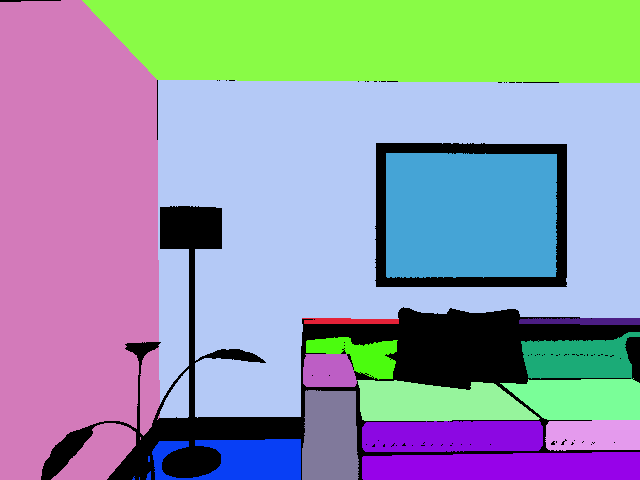
#> input picture annot.png, 640 x 480 px
$ python equations.py
#> lines starting #> are read from the running program, lines starting #| are printed output that depends on the picture
import numpy as np
import math
import cv2
import open3d as o3d


def convert_from_plane_to_3d(u, v, depth, cx, cy, focal_x, focal_y):
    x_over_z = (cx - u) / focal_x
    y_over_z = (cy - v) / focal_y

    z_matrix = depth / 5000

    x_matrix = x_over_z * z_matrix
    y_matrix = y_over_z * z_matrix
    return x_matrix, y_matrix, z_matrix


def get_normal(points):
    c = np.mean(points, axis=0)
    A = np.array(points) - c
    eigvals, eigvects = np.linalg.eig(A.T@A)
    min_index = np.argmin(eigvals)
    n = eigvects[:, min_index]
    answ = np.asarray([n[0], n[1], n[2], -np.dot(n, c)])
    return answ


def main():
    color_matrix = cv2.imread('annot.png', cv2.IMREAD_COLOR)
#> color_matrix is the input picture: shape (480, 640, 3); mean B, G, R 168.6, 153.3, 144.5
    matrix_depth = cv2.imread('depth.png', cv2.IMREAD_ANYDEPTH)
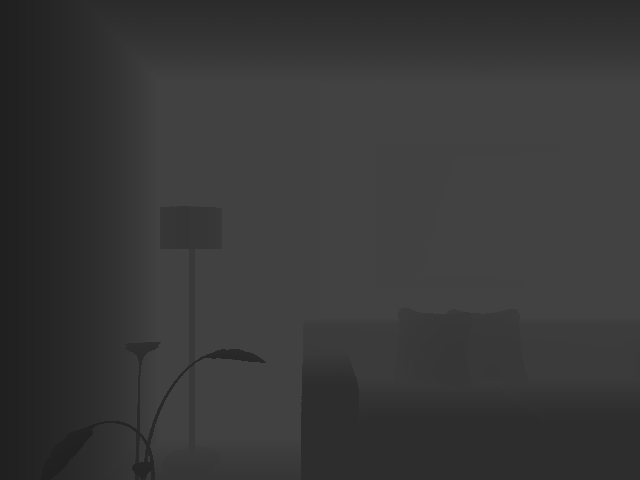
#> input picture depth.png, 640 x 480 px
#> matrix_depth is the input picture: shape (480, 640) uint16; min 8205, max 17150, mean 14352.5

    rows, columns, _ = color_matrix.shape
#> rows = 480; columns = 640

    columns_indices = np.arange(columns)
#> columns_indices = 640 values from 0 to 639

    matrix_v = np.tile(columns_indices, (rows, 1))
    matrix_u = np.transpose(np.tile(np.arange(rows), (columns, 1)))

    x, y, z, = convert_from_plane_to_3d(
        matrix_u,
        matrix_v,
        matrix_depth,
        cx=319.50,
        cy=239.50,
        focal_x=481.20,
        focal_y=-480.00
    )  # getting xyz coordinates of each point
#> in convert_from_plane_to_3d, `y_over_z = (cy - v) / focal_y`:
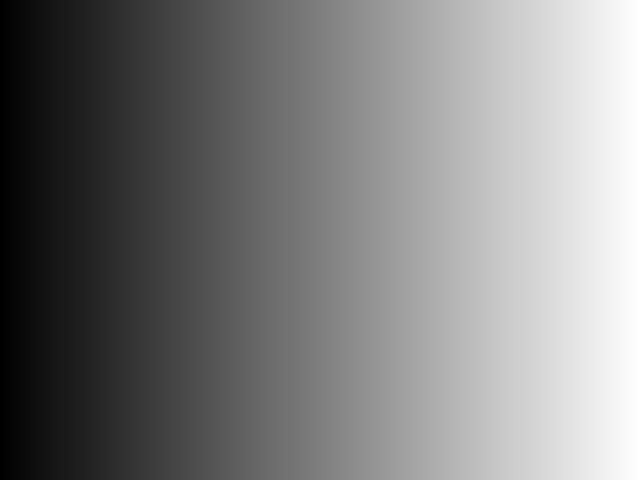
#> y_over_z: shape (480, 640) float64; min -0.499, max 0.832, mean 0.167; drawn with min black and max white
#> in convert_from_plane_to_3d, `z_matrix = depth / 5000`:
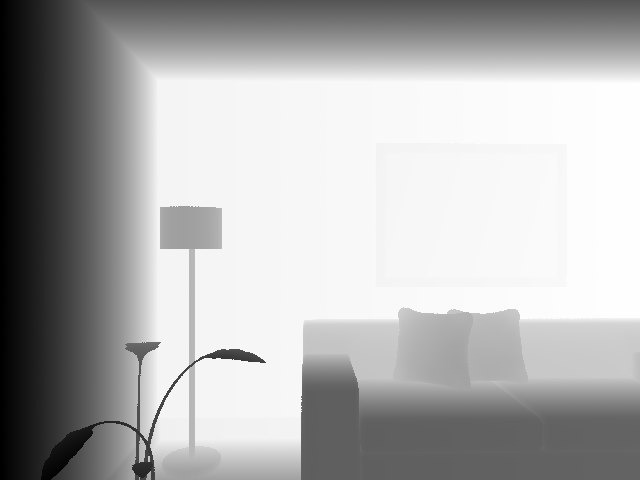
#> z_matrix: shape (480, 640) float64; min 1.64, max 3.43, mean 2.87; drawn with min black and max white
#> in convert_from_plane_to_3d, `x_matrix = x_over_z * z_matrix`:
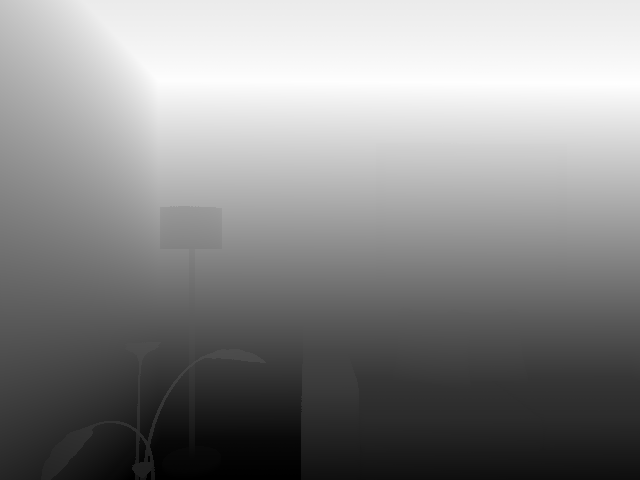
#> x_matrix: shape (480, 640) float64; min -0.92, max 1.68, mean 0.495; drawn with min black and max white
#> in convert_from_plane_to_3d, `y_matrix = y_over_z * z_matrix`:
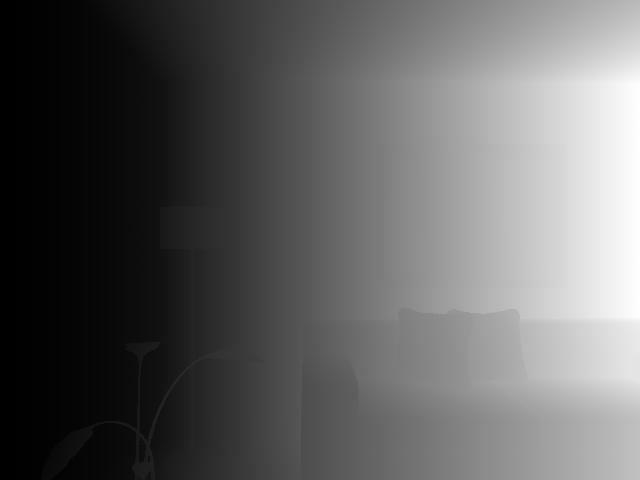
#> y_matrix: shape (480, 640) float64; min -0.82, max 2.85, mean 0.58; drawn with min black and max white
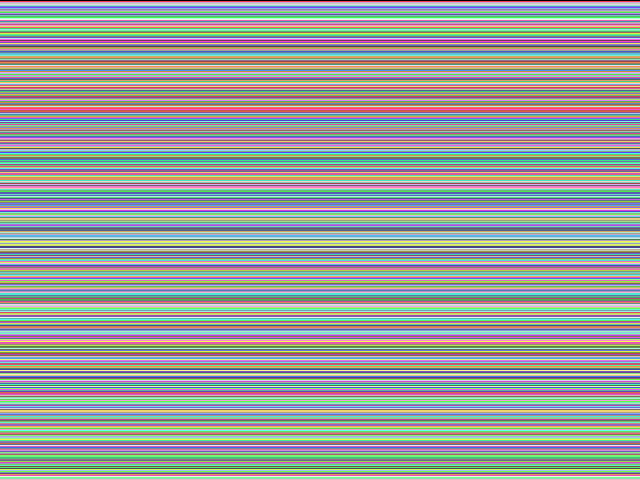
#> matrix_u: shape (480, 640) int64; 480 distinct labels, from 0 to 479; one colour per label, 0 black

    matrix_xyz = np.dstack((x, y, z))
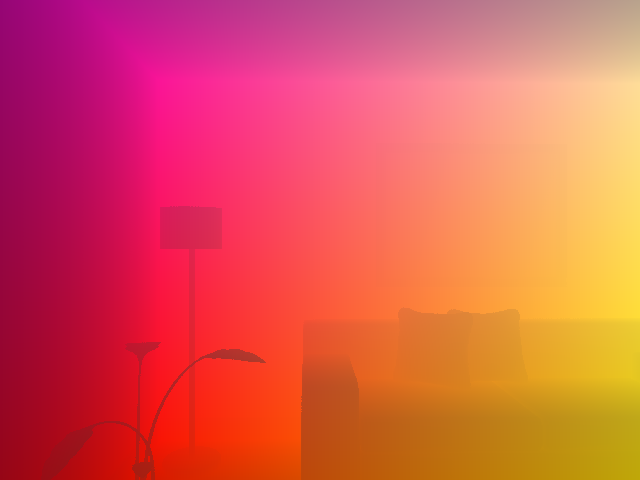
#> matrix_xyz: shape (480, 640, 3) float64; mean of channels 0, 1, 2 0.495, 0.58, 2.87; drawn with min black and max white
    matrix_of_points = matrix_xyz.reshape(-1, matrix_xyz.shape[2])  # now we have a list of points
    reshaped_color_matrix = color_matrix.reshape(-1, color_matrix.shape[2])  # reshape matrix in order to get unique colors

    colors_unique = np.unique(reshaped_color_matrix, axis=0)
#> colors_unique = 17 rows, first 8: [0, 0, 0], [14, 252, 75], [56, 34, 229], [70, 251, 137], [119, 171, 27], [132, 29, 75], [152, 254, 122], [155, 121, 128]

    num_unique_colors, _ = colors_unique.shape
#> num_unique_colors = 17
    equations = []

    pc = o3d.geometry.PointCloud()
    pc.points = o3d.utility.Vector3dVector(matrix_of_points)
    pc.normals = o3d.utility.Vector3dVector(np.zeros_like(matrix_of_points))

    num_of_points, _ = reshaped_color_matrix.shape
#> num_of_points = 307200

    unique_colors_without_black = filter(lambda x: (x != [0, 0, 0]).all(axis=0), colors_unique)

    for i, color in enumerate(unique_colors_without_black):
        indices = np.where((reshaped_color_matrix == color).all(axis=1))
        plane_points = matrix_of_points[indices[0]]

        plane_points_array = np.array(plane_points)
        equations.append(get_normal(plane_points_array))  # getting equation out of plane

        normals = np.asarray(pc.normals)
        normals[np.asarray(indices)] =  10 * equations[i][:-1]
        pc.normals = o3d.utility.Vector3dVector(normals)
        o3d.visualization.draw_geometries([pc],  point_show_normal=True)
#> this loop made 1 pass
#> (color, c in get_normal, eigvals in get_normal, min_index in get_normal, answ in get_normal) on pass 1: ([14, 252, 75], [-0.22, 0.758, 3.03], [53, 6.67, 0.013], 2, [-0.0929, -0.0465, 0.995, -3])
#> after the loop, equations = [[-0.0929, -0.0465, 0.995, -3]]

if __name__ == '__main__':
#> (the run stopped early here; a loop or call above may not have finished)
